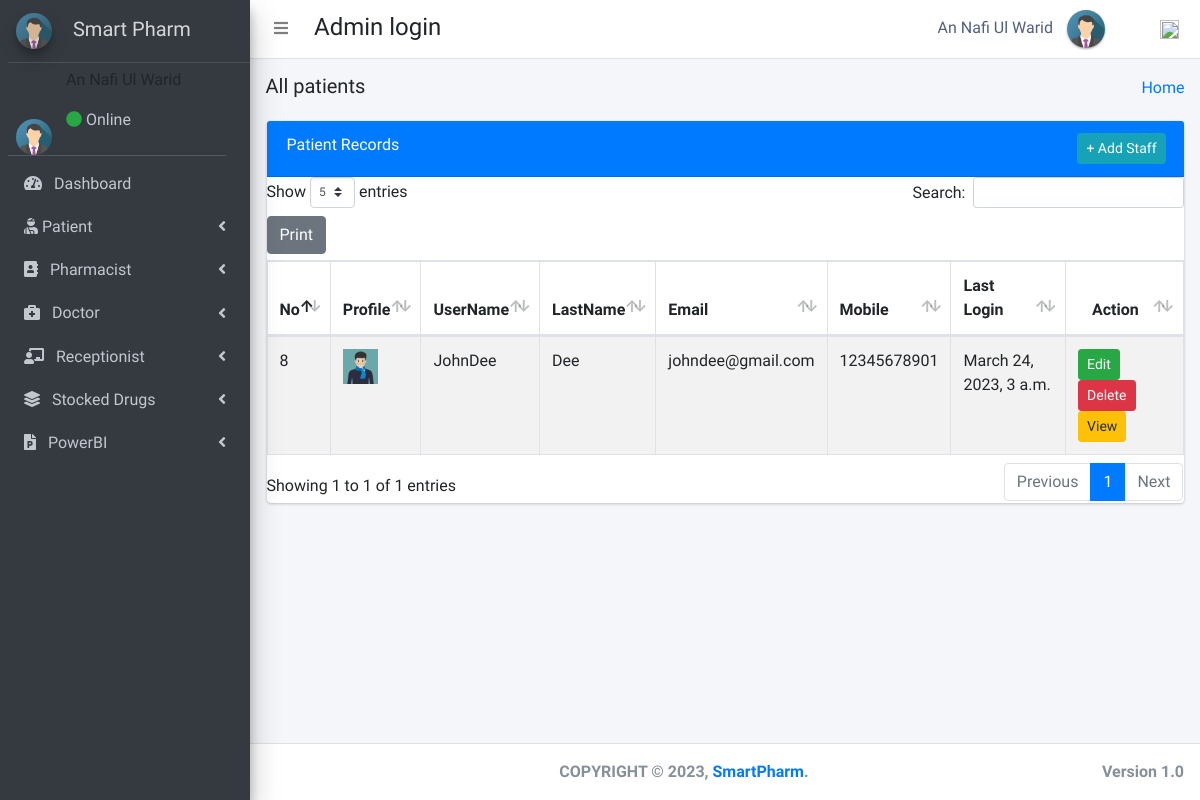
Before: /admin_user/all_patients/ (signed in) with the older database file.
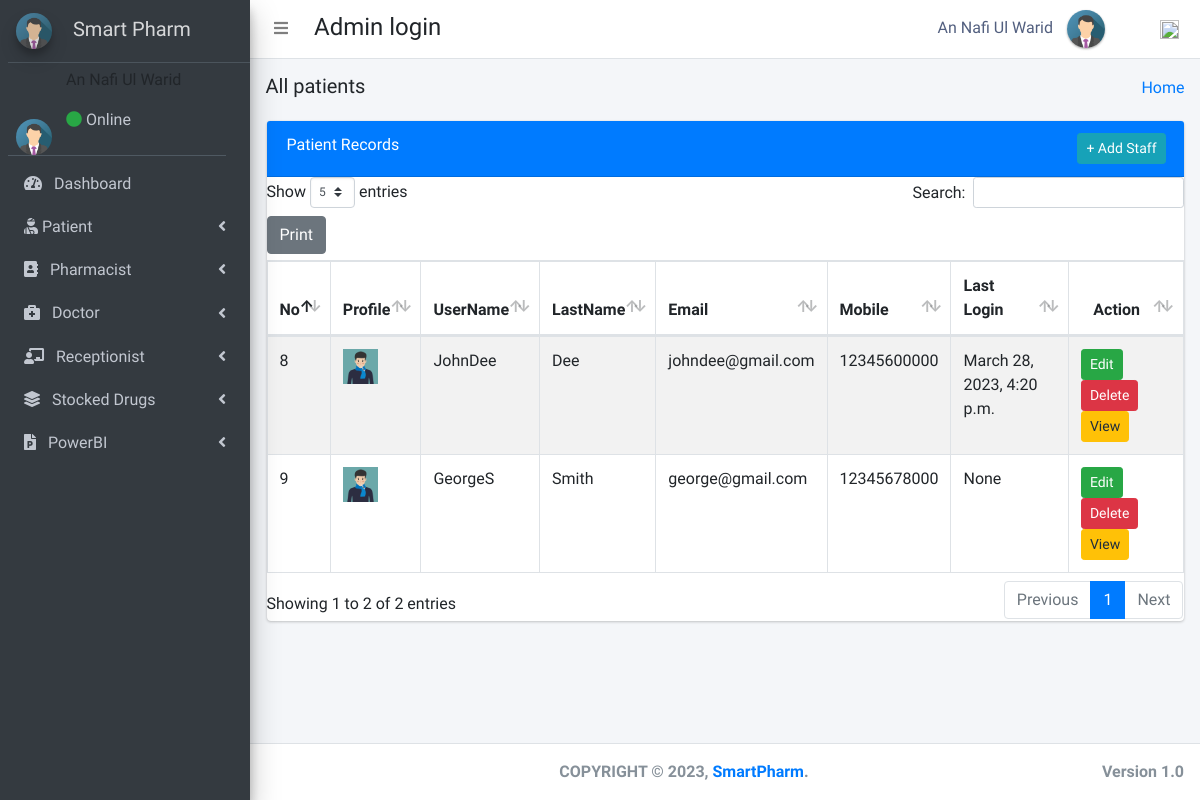
After: the same page with the newer database file.
### pharmacy/models.py (models this page shows, shortened)
class Patients(models.Model):
    gender_category = (
        ('Male', 'Male'),
        ('Female', 'Female'),
    )
    admin = models.OneToOneField(CustomUser, null=True, on_delete=models.CASCADE)
    reg_no = models.CharField(max_length=30, null=True, blank=True, unique=True)
    gender = models.CharField(max_length=7, null=True, blank=True, choices=gender_category)
    first_name = models.CharField(max_length=20, null=True, blank=True)
    last_name = models.CharField(max_length=20, null=True, blank=True)
    dob = models.DateTimeField(auto_now_add=False, auto_now=False, null=True, blank=True)
    phone_number = models.CharField(max_length=10, null=True, blank=True)
    profile_pic = models.ImageField(default="patient.jpg", null=True, blank=True)
    age = models.IntegerField(default='0', blank=True, null=True)
    address = models.CharField(max_length=300, null=True, blank=True)
    date_admitted = models.DateTimeField(auto_now_add=True, auto_now=False)
    last_updated = models.DateTimeField(auto_now_add=False, auto_now=True)

class CustomUser(AbstractUser):
    user_type_data = ((1, "AdminHOD"), (2, "Pharmacist"), (3, "Doctor"), (4, "PharmacyClerk"), (5, "Patients"))
    user_type = models.CharField(default=1, choices=user_type_data, max_length=10)

### pharmacy/HODViews.py (the view, shortened to what this page needs)
# urls.py: path('admin_user/all_patients/',HODViews.allPatients,name='all_patients'),
def allPatients(request):
    form = PatientSearchForm1(request.POST or None)
    patients = Patients.objects.all()
    context = {
        "patients": patients,
        "form": form,
        "title": "Admitted Patients"
    }
    return render(request, 'hod_templates/admited_patients.html', context)

### pharmacy/forms.py
class PatientSearchForm1(ModelForm):
    class Meta:
        model = Patients
        fields = '__all__'
        exclude = ['profile_pic', 'gender', 'mobile', 'address', 'dob']

### pharmacy/LoginCheckMiddleWare.py (called while the page is built, shortened)
    def process_view(self, request, view_func, view_args, view_kwargs):
        modulename = view_func.__module__
        user = request.user
        if user.is_authenticated:
            if user.user_type == "1":
                if modulename == "pharmacy.HODViews":
                    pass
                elif modulename == "":
                    pass
                elif modulename == "pharmacy.views" or modulename == "django.views.static":
                    pass
                else:
                    pass
            else:
                return redirect("login")
        else:
            if request.path == reverse("login"):
                pass
            else:
                return redirect("login")

### pharmacy/templates/hod_templates/admited_patients.html (shortened to what this page needs)
{% extends 'hod_templates/base_template.html'%}
{% load static %}
{% block page_title %}
<h5>All patients</h5>
{% endblock page_title %}
{% block main_content %}
<section class="content">
    <div class="row">
        <div class="col-md-12 px-3">
            <div class="card card-primary sc">
                <div class="card-header">
                    <span>Patient Records</span>
                   <div class="card-tools d-flex">
                <a class="btn btn-sm btn-info mr-2" href="{% url 'patient_form' %}" role="button">+ Add Staff</a>
            </div>
                </div>
                <table  class="table table-bordered table-hover dataTable" id="plist">
                    <thead>
                            <tr>
                                    <th>No</th>
                                    <th>Profile</th>
                                    <th>UserName</th>
                                    <th>LastName</th>
                                    <th>Email</th>
                                    <th>Mobile</th>
                                     <th>Last Login</th>
                                     <th class="text-center">Action</th>
                            </tr>
                    </thead>
                    <tbody>
                            {% for patient in patients %}
                            <tr class="hov"> <td>{{patient.admin.id}}</td>
                                <td> <img src="{{patient.profile_pic.url}}" class="" width="35" height="35" alt=""></td>
                                <td>{{patient.admin}}</td>
                                <td>{{patient.admin.last_name}}</td>
                                <td>{{patient.admin.email}}</td>
                                <td>{{patient.phone_number}}</td>
                                <td>{{patient.admin.last_login}}</td>
                                <td><a href="{% url 'edit_patient' patient.admin.id %}" class="btn btn-sm btn-success">Edit</a>
                                    <a href="{% url 'delete_patient' patient.id %}" class="btn btn-sm btn-danger">Delete</a>
                                    <a href="{% url 'patient_record' patient.id %}" class="btn btn-sm btn-warning">View</a></td>
                            </tr>
                            {% endfor %}
                    </tbody>
                </table>
            </div>
        </div>
    </div>
</section>
{% endblock %}

Changed rows visible on the page:
changed Patients "JohnDee": phone_number "12345678901" → "12345600000"; admin.last_login "March 24, 2023, 3 a.m." → "March 28, 2023, 4:20 p.m."
added Patients: admin.id "9", profile_pic (picture), admin "GeorgeS", admin.last_name "Smith", admin.email "george@gmail.com", phone_number "12345678000", admin.last_login "None"
Other visible differences:
text written by a page script: "Show entries Print Search: Showing 1 to 1 of 1 entries Previous 1 Next" → "Show entries Print Search: Showing 1 to 2 of 2 entries Previous 1 Next"
